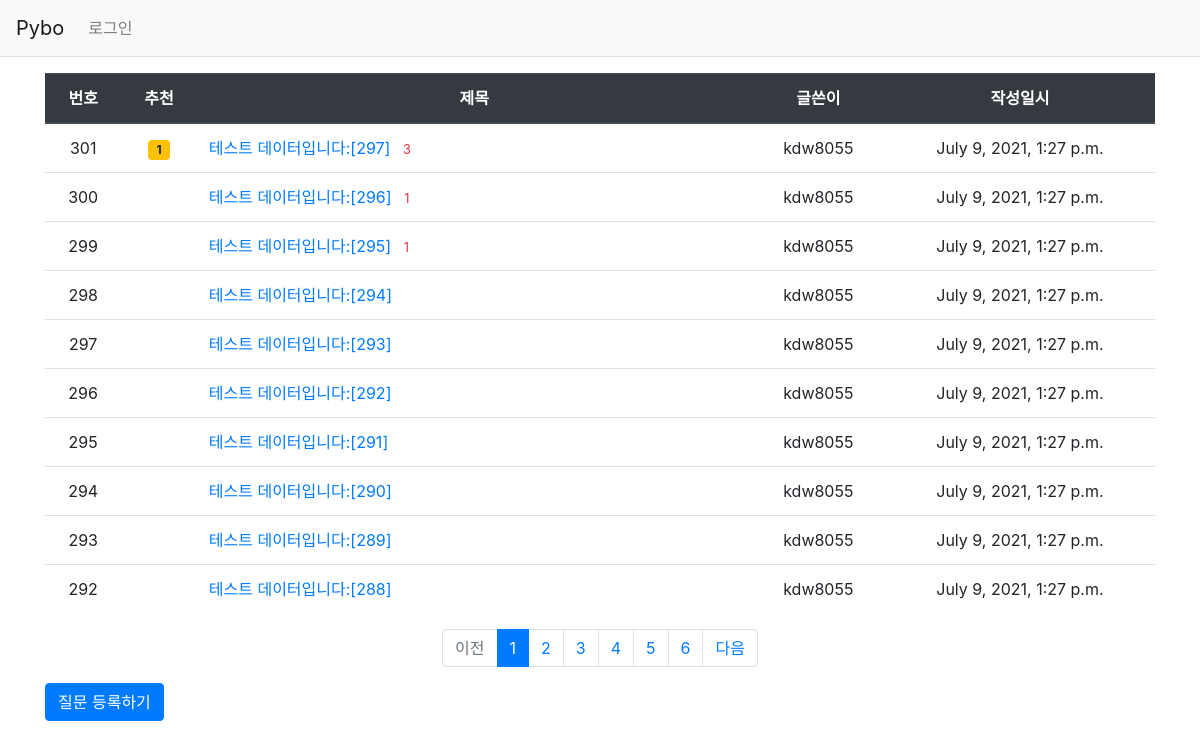
The page / on the database its author committed.
### pybo/models.py (models this page shows, shortened)
class Question(models.Model):
    author = models.ForeignKey(User, on_delete=models.CASCADE, related_name='author_question')
    subject = models.CharField(max_length=200)
    content = models.TextField()
    create_date = models.DateTimeField()
    modify_date = models.DateTimeField(null=True, blank=True)
    voter = models.ManyToManyField(User, related_name='voter_question')

### pybo/views/base_views.py (the view)
# urls.py: path('', base_views.index, name='index'),
def index(request):
    page = request.GET.get('page', '1')
    question_list = Question.objects.order_by('-create_date')
    paginator = Paginator(question_list, 10)
    page_obj = paginator.get_page(page)
    context = {'question_list': page_obj}
    return render(request, 'pybo/question_list.html', context)

### pybo/templatetags/pybo_filter.py (called while the page is built)
@register.filter
def sub(value, arg):
    return value - arg

### templates/pybo/question_list.html
{% extends 'base.html' %}
{% load pybo_filter %}
{% block content %}
<div class="container my-3">
    <table class="table">
        <thead>
        <tr class="text-center thead-dark">
            <th>번호</th>
            <th>추천</th>
            <th style="width:50%">제목</th>
            <th>글쓴이</th>
            <th>작성일시</th>
        </tr>
        </thead>
        <tbody>
        {% if question_list %}
        {% for question in question_list %}
        <tr class="text-center">
            <td>{{ question_list.paginator.count|sub:question_list.start_index|sub:forloop.counter0|add:1 }}</td>
            <td>
                {% if question.voter.all.count > 0 %}
                <span class="badge badge-warning px-2 py-1">{{ question.voter.all.count }}</span>
                {% endif %}
            </td>
            <td class="text-left">
                <a href="{% url 'pybo:detail' question.id %}">{{ question.subject }}</a>
                {% if question.answer_set.count > 0 %}
                <span class="text-danger small ml-2">{{ question.answer_set.count }}</span>
                {% endif %}
            </td>
            <td>{{ question.author.username }}</td>
            <td>{{ question.create_date }}</td>
        </tr>
        {% endfor %}
        {% else %}
        <tr>
            <td colspan="3">질문이 없습니다.</td>
        </tr>
        {% endif %}
        </tbody>
    </table>
     <ul class="pagination justify-content-center">
        {% if question_list.has_previous %}
        <li class="page-item">
            <a class="page-link" href="?page={{ question_list.previous_page_number }}">이전</a>
        </li>
        {% else %}
        <li class="page-item disabled">
            <a class="page-link" tabindex="-1" aria-disabled="true" href="#">이전</a>
        </li>
        {% endif %}
        {% for page_number in question_list.paginator.page_range %}
        {% if page_number >= question_list.number|add:-5 and page_number <= question_list.number|add:5 %}
            {% if page_number == question_list.number %}
            <li class="page-item active" aria-current="page">
                <a class="page-link" href="?page={{ page_number }}">{{ page_number }}</a>
            </li>
            {% else %}
            <li class="page-item">
                <a class="page-link" href="?page={{ page_number }}">{{ page_number }}</a>
            </li>
            {% endif %}
        {% endif %}
        {% endfor %}
        {% if question_list.has_next %}
        <li class="page-item">
            <a class="page-link" href="?page={{ question_list.next_page_number }}">다음</a>
        </li>
        {% else %}
        <li class="page-item disabled">
            <a class="page-link" tabindex="-1" aria-disabled="true" href="#">다음</a>
        </li>
        {% endif %}
    </ul>
    <a href="{% url 'pybo:question_create' %}" class="btn btn-primary">질문 등록하기</a>
</div>
{% endblock %}

### rows shown on the page
Question: paginator.count|sub "301", voter.all.count "1", subject "테스트 데이터입니다:[297]", answer_set.count "3", author.username "kdw8055", create_date "July 9, 2021, 1:27 p.m."
Question: paginator.count|sub "300", subject "테스트 데이터입니다:[296]", answer_set.count "1", author.username "kdw8055", create_date "July 9, 2021, 1:27 p.m."
Question: paginator.count|sub "299", subject "테스트 데이터입니다:[295]", answer_set.count "1", author.username "kdw8055", create_date "July 9, 2021, 1:27 p.m."
Question: paginator.count|sub "298", subject "테스트 데이터입니다:[294]", author.username "kdw8055", create_date "July 9, 2021, 1:27 p.m."
Question: paginator.count|sub "297", subject "테스트 데이터입니다:[293]", author.username "kdw8055", create_date "July 9, 2021, 1:27 p.m."
Question: paginator.count|sub "296", subject "테스트 데이터입니다:[292]", author.username "kdw8055", create_date "July 9, 2021, 1:27 p.m."
Question: paginator.count|sub "295", subject "테스트 데이터입니다:[291]", author.username "kdw8055", create_date "July 9, 2021, 1:27 p.m."
Question: paginator.count|sub "294", subject "테스트 데이터입니다:[290]", author.username "kdw8055", create_date "July 9, 2021, 1:27 p.m."
Question: paginator.count|sub "293", subject "테스트 데이터입니다:[289]", author.username "kdw8055", create_date "July 9, 2021, 1:27 p.m."
Question: paginator.count|sub "292", subject "테스트 데이터입니다:[288]", author.username "kdw8055", create_date "July 9, 2021, 1:27 p.m."

### other values the page prints
{{ page_number }} "1"
{{ page_number }} "2" "3" "4" "5" "6"
